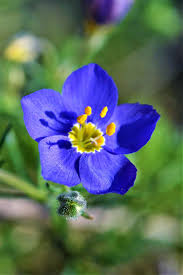
#> input picture src/data/BlueBowl_01.jpg, 183 x 275 px
$ python -i anturios.py   (imports and definitions only)   (older library calls are emulated)
#> lines starting #> are read from the running program, lines starting #| are printed output that depends on the picture; after the words box and inside, x2 and y2 are one past the last pixel; in counts of white or black regions, pixels touching at a corner belong together
### src/operations/filters.py
import cv2
import numpy as np

def filtro_blur(img, ksize=(5,5)):
    return cv2.blur(img, ksize)

def filtro_gaussiano(img, ksize=(5,5), sigma=0):
    return cv2.GaussianBlur(img, ksize, sigma)

def filtro_sharpen(img, kernel=None):
    if kernel is None:
        kernel = np.array([[0, -1,  0],
                           [-1,  5, -1],
                           [0, -1,  0]])
    return cv2.filter2D(img, ddepth=0, kernel=kernel)

def filtro_mediana(img, ksize=5):
    return cv2.medianBlur(img, ksize)

def filtro_laplaciano(img, ksize=3):
    gray = cv2.cvtColor(img, cv2.COLOR_BGR2GRAY) if len(img.shape)==3 else img
    return cv2.Laplacian(gray, cv2.CV_64F, ksize=ksize)

# [16 lines left out: functions borde_sobel, borde_prewitt, not called in this run]

def borde_canny(img, umbral1=100, umbral2=200):
    gray = cv2.cvtColor(img, cv2.COLOR_BGR2GRAY) if len(img.shape)==3 else img
    return cv2.Canny(gray, umbral1, umbral2)

### src/operations/color_ops.py
import cv2

def obtener_tamano_tipo(img):
    return img.shape, img.dtype

def separar_canales(img):
    b, g, r = cv2.split(img)
    return r, g, b, r, g, b  # Para mantener consistencia con RGB

def a_gris(img):
    return cv2.cvtColor(img, cv2.COLOR_BGR2GRAY)

def a_binaria(img, umbral=128):
    gris = a_gris(img) if len(img.shape) == 3 else img
    _, binaria = cv2.threshold(gris, umbral, 255, cv2.THRESH_BINARY)
    return binaria

# [4 lines left out: function a_binaria_adaptativa, not called in this run]

def a_rgb(img):
    if len(img.shape) == 2:
        return cv2.cvtColor(img, cv2.COLOR_GRAY2RGB)
    return cv2.cvtColor(img, cv2.COLOR_BGR2RGB)

### src/operations/arithm_ops.py
import cv2
import numpy as np

def sumar(img1, img2):
    return cv2.add(img1, img2)

def restar(img1, img2):
    return cv2.subtract(img1, img2)

def multiplicar(img1, img2):
    return cv2.multiply(img1, img2)

def dividir(img1, img2):
    return cv2.divide(img1, img2)

# [9 lines left out: functions ajustar_brillo, ajustar_contraste, not called in this run]

### src/operations/morph_ops.py
import cv2
import numpy as np

# Erosión
# [10 lines left out: functions erosion, dilatacion, not called in this run]

# Apertura (Erosión seguida de Dilatación)
def apertura(img, kernel=None):
    if kernel is None:
        kernel = crear_kernel()
    return cv2.morphologyEx(img, cv2.MORPH_OPEN, kernel)

# Cierre (Dilatación seguida de Erosión)
def cierre(img, kernel=None):
    if kernel is None:
        kernel = crear_kernel()
    return cv2.morphologyEx(img, cv2.MORPH_CLOSE, kernel)

# Gradiente morfológico (Diferencia entre Dilatación y Erosión)
# [16 lines left out: functions gradiente, top_hat, black_hat, not called in this run]

def crear_kernel(tamano=(5,5)):
    return np.ones(tamano, np.uint8)

### src/anturios.py
import cv2
import numpy as np
import matplotlib.pyplot as plt
import operations.color_ops as cop
import operations.arithm_ops as aop
import operations.morph_ops as mop
import operations.morph_segm_ops as mseg
import operations.filters as fil


def detectar_anturios(ruta):
    # === 1. Cargar imagen ===
#> called with ruta = 'data/BlueBowl_01.jpg'
    img = cv2.imread(ruta)
#> img is the input picture: shape (275, 183, 3); mean B, G, R 99.1, 104.7, 87.2
    img_rgb = cv2.cvtColor(img, cv2.COLOR_BGR2RGB)

    # === 2. Preprocesamiento: filtro sharpen ===
    img_shp = fil.filtro_sharpen(img.copy())

    # === 3. Separar canales y diferenciar rojo ===
    r, g, b, _, _, _ = cop.separar_canales(img_shp)
#> in separar_canales, `b, g, r = cv2.split(img)`:
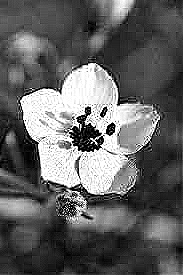
#> b: shape (275, 183); min 0, max 255, mean 98
#> in separar_canales, `b, g, r = cv2.split(img)`:
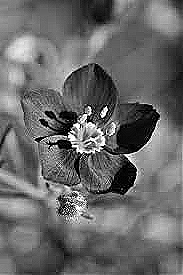
#> g: shape (275, 183); min 0, max 255, mean 105.1
#> in separar_canales, `b, g, r = cv2.split(img)`:
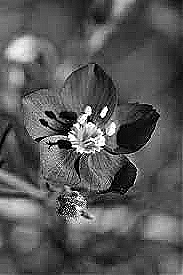
#> r: shape (275, 183); min 0, max 255, mean 87.4
    diff = aop.restar(r, g)
#> in restar, `return cv2.subtract(img1, img2)`:
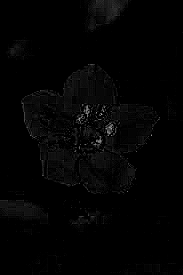
#> returned value: shape (275, 183); min 0, max 173, mean 3.5

    # === 4. Umbral fijo ===
    binaria = cop.a_binaria(diff, 80)
#> in a_binaria, `_, binaria = cv2.threshold(gris, umbral, 255, cv2.THRESH_BINARY)`:
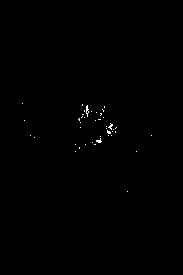
#> binaria: shape (275, 183); 0.24% white in thin lines or dots, all inside (x1, y1, x2, y2) = (22, 103, 152, 192)

    # === 5. Morfología ===
    kernel_cierre = np.ones((15, 15), np.uint8)
    cerrada = mop.cierre(binaria, kernel_cierre)
#> in cierre, `return cv2.morphologyEx(img, cv2.MORPH_CLOSE, kernel)`:
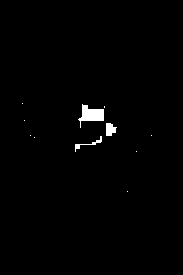
#> returned value: shape (275, 183); 0.99% white; 11 white regions (8 under 20 px), largest, box (x1, y1, x2, y2) and area: (78, 104, 104, 128) 307, (106, 123, 117, 136) 105, (75, 136, 102, 152) 77

    kernel_apertura = np.ones((7, 7), np.uint8)
    abierta = mop.apertura(cerrada, kernel_apertura)
#> in apertura, `return cv2.morphologyEx(img, cv2.MORPH_OPEN, kernel)`:
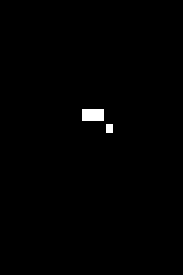
#> returned value: shape (275, 183); 0.65% white; 2 white regions

    # === 6. Contornos ===
    contornos, _ = cv2.findContours(abierta, cv2.RETR_EXTERNAL, cv2.CHAIN_APPROX_SIMPLE)
#> contornos = 2 contours; box (x1, y1, x2, y2) and area: (82, 109, 104, 121) 231, (106, 124, 113, 133) 48
    contornos_filtrados = [c for c in contornos if cv2.contourArea(c) > 1000]
#> contornos_filtrados = []

    # === 7. Dibujar resultado y calcular propiedades ===
    resultado = cop.a_rgb(img.copy())
    propiedades = []

    for i, c in enumerate(contornos_filtrados):
        # Dibujar contorno
        cv2.drawContours(resultado, [c], -1, (0, 255, 255), 3)

        # Calcular propiedades
        area = cv2.contourArea(c)
        perimetro = cv2.arcLength(c, True)
        M = cv2.moments(c)
        if M["m00"] != 0:
            cx, cy = int(M["m10"]/M["m00"]), int(M["m01"]/M["m00"])
        else:
            cx, cy = 0, 0

        # Dibujar centroide y etiqueta
        cv2.circle(resultado, (cx, cy), 5, (0, 255, 255), -1)
        cv2.putText(resultado, f"A{i+1}", (cx, cy-10),
                    cv2.FONT_HERSHEY_SIMPLEX, 1, (0, 0, 255), 3)

        # Guardar propiedades
        propiedades.append({
            "id": i+1,
            "area": area,
            "perimetro": perimetro,
            "centroide": (cx, cy)
        })
#> this loop made 0 passes
#> after the loop, propiedades = []

    # === 8. Devolver resultados ===
    imagenes = {
        "Original": img_rgb,
        "Sharpen": cop.a_rgb(img_shp),
        "R-G": diff,
        "Binaria": binaria,
        "Post-morfología": abierta,
        "Resultado final": resultado
    }

    return imagenes, propiedades

>>> result = detectar_anturios('data/BlueBowl_01.jpg')
